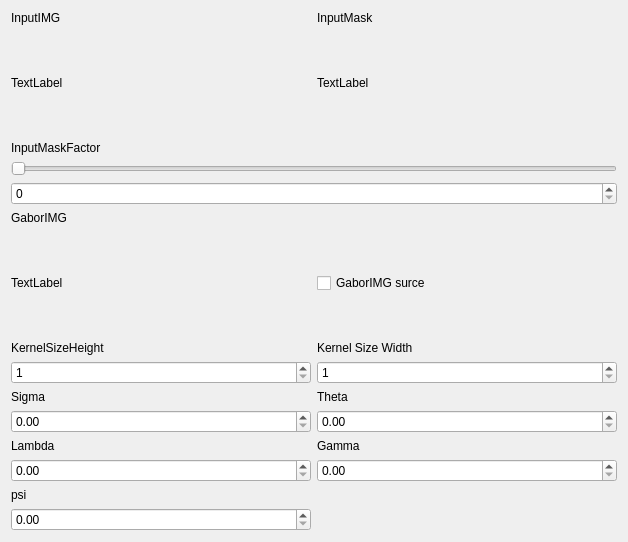
<?xml version="1.0" encoding="UTF-8"?>
<ui version="4.0">
 <class>GaborFilter</class>
 <widget class="QDialog" name="GaborFilter">
  <property name="geometry">
   <rect>
    <x>0</x>
    <y>0</y>
    <width>624</width>
    <height>542</height>
   </rect>
  </property>
  <property name="sizePolicy">
   <sizepolicy hsizetype="Preferred" vsizetype="Preferred">
    <horstretch>0</horstretch>
    <verstretch>0</verstretch>
   </sizepolicy>
  </property>
  <property name="windowTitle">
   <string>GaborFilter</string>
  </property>
  <property name="sizeGripEnabled">
   <bool>false</bool>
  </property>
  <layout class="QGridLayout" name="gridLayout_2">
   <item row="2" column="0" colspan="2">
    <widget class="QLabel" name="InputMaskFactorLable">
     <property name="sizePolicy">
      <sizepolicy hsizetype="Preferred" vsizetype="Fixed">
       <horstretch>0</horstretch>
       <verstretch>0</verstretch>
      </sizepolicy>
     </property>
     <property name="text">
      <string>InputMaskFactor</string>
     </property>
    </widget>
   </item>
   <item row="0" column="1">
    <widget class="QLabel" name="InputMaskLable">
     <property name="sizePolicy">
      <sizepolicy hsizetype="Preferred" vsizetype="Fixed">
       <horstretch>0</horstretch>
       <verstretch>0</verstretch>
      </sizepolicy>
     </property>
     <property name="text">
      <string>InputMask</string>
     </property>
    </widget>
   </item>
   <item row="1" column="1">
    <widget class="QLabel" name="InputMask">
     <property name="minimumSize">
      <size>
       <width>300</width>
       <height>100</height>
      </size>
     </property>
     <property name="text">
      <string>TextLabel</string>
     </property>
    </widget>
   </item>
   <item row="3" column="0" colspan="2">
    <widget class="QSlider" name="InputMaskFactorHorizontalSlider">
     <property name="maximum">
      <number>256</number>
     </property>
     <property name="orientation">
      <enum>Qt::Horizontal</enum>
     </property>
    </widget>
   </item>
   <item row="20" column="0">
    <widget class="QLabel" name="psiLabel">
     <property name="sizePolicy">
      <sizepolicy hsizetype="Preferred" vsizetype="Fixed">
       <horstretch>0</horstretch>
       <verstretch>0</verstretch>
      </sizepolicy>
     </property>
     <property name="text">
      <string>psi</string>
     </property>
    </widget>
   </item>
   <item row="19" column="0">
    <widget class="QDoubleSpinBox" name="LambdaDoubleSpinBox"/>
   </item>
   <item row="1" column="0">
    <widget class="QLabel" name="InputIMG">
     <property name="minimumSize">
      <size>
       <width>300</width>
       <height>100</height>
      </size>
     </property>
     <property name="text">
      <string>TextLabel</string>
     </property>
    </widget>
   </item>
   <item row="0" column="0">
    <widget class="QLabel" name="InputIMGLable">
     <property name="sizePolicy">
      <sizepolicy hsizetype="Preferred" vsizetype="Fixed">
       <horstretch>0</horstretch>
       <verstretch>0</verstretch>
      </sizepolicy>
     </property>
     <property name="text">
      <string>InputIMG</string>
     </property>
    </widget>
   </item>
   <item row="21" column="0">
    <widget class="QDoubleSpinBox" name="psiDoubleSpinBox">
     <property name="maximum">
      <double>360.990000000000009</double>
     </property>
    </widget>
   </item>
   <item row="18" column="0">
    <widget class="QLabel" name="LambdaLabel">
     <property name="sizePolicy">
      <sizepolicy hsizetype="Preferred" vsizetype="Fixed">
       <horstretch>0</horstretch>
       <verstretch>0</verstretch>
      </sizepolicy>
     </property>
     <property name="text">
      <string>Lambda</string>
     </property>
    </widget>
   </item>
   <item row="10" column="0">
    <widget class="QLabel" name="KernelSizeHeightLabel">
     <property name="sizePolicy">
      <sizepolicy hsizetype="Preferred" vsizetype="Fixed">
       <horstretch>0</horstretch>
       <verstretch>0</verstretch>
      </sizepolicy>
     </property>
     <property name="text">
      <string>KernelSizeHeight</string>
     </property>
    </widget>
   </item>
   <item row="13" column="0">
    <widget class="QSpinBox" name="KernelSizeHeightSpinBox">
     <property name="minimum">
      <number>1</number>
     </property>
    </widget>
   </item>
   <item row="18" column="1">
    <widget class="QLabel" name="GammaLabel">
     <property name="text">
      <string>Gamma</string>
     </property>
    </widget>
   </item>
   <item row="15" column="0">
    <widget class="QLabel" name="SigmaLabel">
     <property name="sizePolicy">
      <sizepolicy hsizetype="Preferred" vsizetype="Fixed">
       <horstretch>0</horstretch>
       <verstretch>0</verstretch>
      </sizepolicy>
     </property>
     <property name="text">
      <string>Sigma</string>
     </property>
    </widget>
   </item>
   <item row="9" column="0">
    <widget class="QLabel" name="GaborIMG">
     <property name="minimumSize">
      <size>
       <width>300</width>
       <height>100</height>
      </size>
     </property>
     <property name="text">
      <string>TextLabel</string>
     </property>
    </widget>
   </item>
   <item row="8" column="0">
    <widget class="QLabel" name="GaborIMGLabel">
     <property name="sizePolicy">
      <sizepolicy hsizetype="Preferred" vsizetype="Fixed">
       <horstretch>0</horstretch>
       <verstretch>0</verstretch>
      </sizepolicy>
     </property>
     <property name="text">
      <string>GaborIMG</string>
     </property>
    </widget>
   </item>
   <item row="17" column="1">
    <widget class="QDoubleSpinBox" name="ThetaDoubleSpinBox">
     <property name="maximum">
      <double>360.990000000000009</double>
     </property>
    </widget>
   </item>
   <item row="19" column="1">
    <widget class="QDoubleSpinBox" name="GammaDoubleSpinBox"/>
   </item>
   <item row="4" column="0" colspan="2">
    <widget class="QSpinBox" name="InputMaskFactorSpinBox">
     <property name="maximum">
      <number>256</number>
     </property>
    </widget>
   </item>
   <item row="15" column="1">
    <widget class="QLabel" name="ThetaLabel">
     <property name="sizePolicy">
      <sizepolicy hsizetype="Preferred" vsizetype="Fixed">
       <horstretch>0</horstretch>
       <verstretch>0</verstretch>
      </sizepolicy>
     </property>
     <property name="text">
      <string>Theta</string>
     </property>
    </widget>
   </item>
   <item row="9" column="1">
    <widget class="QCheckBox" name="GaborIMGCheckBox">
     <property name="sizePolicy">
      <sizepolicy hsizetype="Minimum" vsizetype="Preferred">
       <horstretch>0</horstretch>
       <verstretch>0</verstretch>
      </sizepolicy>
     </property>
     <property name="text">
      <string>GaborIMG surce</string>
     </property>
    </widget>
   </item>
   <item row="17" column="0">
    <widget class="QDoubleSpinBox" name="SigmaDoubleSpinBox"/>
   </item>
   <item row="13" column="1">
    <widget class="QSpinBox" name="KernelSizeWidthSpinBox">
     <property name="minimum">
      <number>1</number>
     </property>
     <property name="value">
      <number>1</number>
     </property>
    </widget>
   </item>
   <item row="10" column="1">
    <widget class="QLabel" name="KernelSizeWidthLable">
     <property name="sizePolicy">
      <sizepolicy hsizetype="Preferred" vsizetype="Fixed">
       <horstretch>0</horstretch>
       <verstretch>0</verstretch>
      </sizepolicy>
     </property>
     <property name="text">
      <string>Kernel Size Width</string>
     </property>
    </widget>
   </item>
  </layout>
 </widget>
 <resources/>
 <connections/>
</ui>
